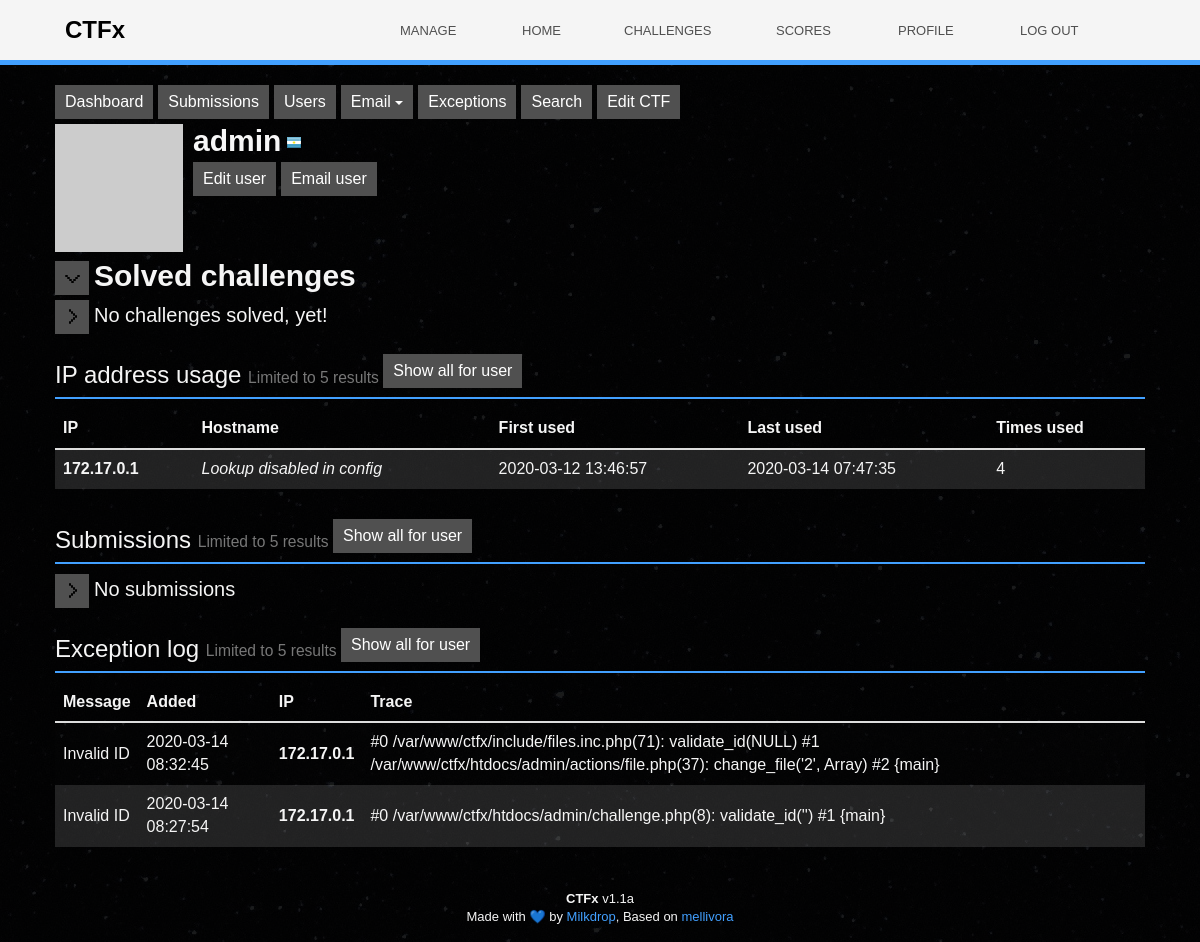
Screenshot of /admin/user.php?id=1 (signed in) with the database file from the repository.
### tables this page shows
CREATE TABLE users (
  id int(10) unsigned NOT NULL AUTO_INCREMENT,
  email varchar(255) NOT NULL,
  team_name varchar(255) NOT NULL,
  added int(10) unsigned NOT NULL,
  last_active int(10) unsigned NOT NULL DEFAULT '0',
  passhash varchar(255) NOT NULL,
  download_key char(64) NOT NULL,
  class tinyint(4) NOT NULL DEFAULT '0',
  enabled tinyint(1) NOT NULL DEFAULT '1',
  user_type tinyint(3) unsigned NOT NULL DEFAULT '0',
  competing tinyint(1) NOT NULL DEFAULT '1',
  country_id smallint(5) unsigned NOT NULL,
  2fa_status enum('disabled','generated','enabled') NOT NULL DEFAULT 'disabled',
  PRIMARY KEY (id),
  UNIQUE KEY email (email),
  UNIQUE KEY team_name (team_name),
  UNIQUE KEY (download_key)
);

CREATE TABLE ip_log (
  id int(10) unsigned NOT NULL AUTO_INCREMENT,
  user_id int(10) unsigned NOT NULL,
  added int(10) unsigned NOT NULL,
  last_used int(10) unsigned NOT NULL,
  ip int(10) unsigned NOT NULL,
  times_used int(10) unsigned NOT NULL DEFAULT '1',
  PRIMARY KEY (id),
  UNIQUE KEY user_ip (user_id,ip)
);

CREATE TABLE exceptions (
  id int(10) unsigned NOT NULL AUTO_INCREMENT,
  added int(10) unsigned NOT NULL,
  added_by int(10) unsigned NOT NULL,
  message varchar(255) NOT NULL,
  `code` varchar(10) NOT NULL,
  trace text NOT NULL,
  `file` varchar(255) NOT NULL,
  line int(10) unsigned NOT NULL,
  user_ip int(10) unsigned NOT NULL,
  user_agent text NOT NULL,
  unread BOOLEAN NOT NULL DEFAULT TRUE,
PRIMARY KEY (id)
);

### include/db.inc.php (called while the page is built, shortened)
<?php
$db = null;
function get_global_db_pdo() {
    global $db;
    if ($db === null) {
        try {
            $db = new PDO(
                Config::get('MELLIVORA_CONFIG_DB_ENGINE').':' .
                'host='.Config::get('MELLIVORA_CONFIG_DB_HOST').';' .
                'port='.Config::get('MELLIVORA_CONFIG_DB_PORT').';' .
                'dbname='.Config::get('MELLIVORA_CONFIG_DB_NAME').';' .
                'charset=utf8', Config::get('MELLIVORA_CONFIG_DB_USER'),
                Config::get('MELLIVORA_CONFIG_DB_PASSWORD')
            );
            $db->setAttribute(PDO::ATTR_ERRMODE, PDO::ERRMODE_EXCEPTION);
            $db->setAttribute(PDO::ATTR_EMULATE_PREPARES, false);
        } catch (Exception $e) {
            message_inline('Caught exception connecting to database', "red");
            throw $e;
        }
    }
    return $db;
}
function db_query_fetch_one ($query, array $values = null) {
    return db_query($query, $values, false);
}
function db_query_fetch_all ($query, array $values = null) {
    return db_query($query, $values, true);
}
function db_query ($query, array $values = null, $all = true) {
    $db = get_global_db_pdo();
    try {
        if (!empty($values)) {
            $stmt = $db->prepare($query);
            $stmt->execute($values);
        }
        else {
            $stmt = $db->query($query);
        }
        if ($all === true) {
            return $stmt->fetchAll(PDO::FETCH_ASSOC);
        }
        else if ($all === false) {
            return $stmt->fetch(PDO::FETCH_ASSOC);
        }
    } catch (PDOException $e) {
        sql_exception($e);
    }
}

### include/Config.php (called while the page is built, shortened)
<?php
abstract class Config {
    static private $config = array();
    public static function get($key) {
        return self::$config[$key];
    }
    public static function set($key, $value) {
        return self::$config[$key] = $value;
    }
    private static function allow_env_override($key) {
        if (!defined('RESTRICT_ENV_CONFIG_OVERRIDE')) {
            return true;
        }
        return in_array($key, RESTRICT_ENV_CONFIG_OVERRIDE) || in_array('*', RESTRICT_ENV_CONFIG_OVERRIDE);
    }
}

### include/general.inc.php (called while the page is built, shortened)
<?php
function date_time($timestamp = false, $specific = 6) {
    $specific = substr('Y-m-d H:i:s', 0, ($specific*2)-1);
    return date($specific, $timestamp);
}

### htdocs/admin/user.php (the view, shortened to what this page needs)
<?php
$user = db_query_fetch_one('
    SELECT
        u.id,
        u.team_name,
        u.email,
        u.competing,
        co.country_name,
        co.country_code
    FROM users AS u
    LEFT JOIN countries AS co ON co.id = u.country_id
    WHERE
      u.id = :user_id',
    array('user_id' => $_GET['id'])
);
$avatarURL = "https://www.gravatar.com/avatar/" . md5 ($user["email"]) . "?s=128&d=mp";
echo '<div class="user-profile">
    <div class="user-image" style="background-image:url(\'', htmlspecialchars ($avatarURL), '\')"></div>',
    '<div class="user-description">
        <h2><a style="color:#F7F7F7" href="/user.php?id=',htmlspecialchars($user['id']),'">',
            htmlspecialchars ($user["team_name"]), country_flag_link($user['country_name'], $user['country_code'], true),
        '</a></h2>',
        spacer (),
        '<h4>',button_link('Edit user', 'edit_user?id='.htmlspecialchars($user['id'])), button_link('Email user', 'new_email?to='.htmlspecialchars($user['email'])),'</h4>';
echo '</div>
</div>';
print_solved_challenges($_GET['id']);
print_user_ip_log($_GET['id'], 5);
print_user_exception_log($_GET['id'], 5);

### include/layout/user.inc.php (shortened to what this page needs)
<?php
function print_solved_challenges($user_id) {
    $submissions = db_query_fetch_all('
        SELECT
           s.added,
           ((SELECT COUNT(*) FROM submissions AS ss WHERE ss.correct = 1 AND ss.added < s.added AND ss.challenge=s.challenge)+1) AS pos,
           ch.id AS challenge_id,
           ch.available_from,
           ch.title,
           ch.points,
           ca.title AS category_title
        FROM submissions AS s
        LEFT JOIN challenges AS ch ON ch.id = s.challenge
        LEFT JOIN categories AS ca ON ca.id = ch.category
        WHERE
           s.correct = 1 AND
           s.user_id = :user_id AND
           ch.exposed = 1 AND
           ca.exposed = 1
        ORDER BY s.added DESC',
        array(
            'user_id'=>$user_id
        )
    );
    if (count($submissions)) {
        echo '
      <table class="table table-striped table-hover">
        <thead>
          <tr>
            <th>', lang_get('challenge'), '</th>
            <th>', lang_get('solved'), '</th>
            <th>', lang_get('points'), '</th>
          </tr>
        </thead>
        <tbody>
       ';
        foreach ($submissions as $submission) {
            echo '
              <tr>
                <td>
                    <a href="',Config::get('MELLIVORA_CONFIG_SITE_URL'),'challenge?id=', htmlspecialchars($submission['challenge_id']), '">
                    ', htmlspecialchars($submission['title']), '
                    </a> (', htmlspecialchars($submission['category_title']), ')
                </td>
                <td>
                    ', get_position_medal($submission['pos'], true), '
                    ', time_elapsed($submission['added'], $submission['available_from']), ' ', lang_get('after_release'), ' (', date_time($submission['added']), ')
                </td>
                <td>', number_format($submission['points']), '</td>
              </tr>
              ';
        }
        echo '
        </tbody>
      </table>
          ';
    }
    else {
        message_inline(lang_get('no_challenges_solved'));
    }
}
function print_user_submissions($user_id, $limit = false) {
    $submissions = db_query_fetch_all('
        SELECT
           s.id,
           u.id AS user_id,
           u.team_name,
           s.added,
           s.correct,
           s.flag,
           c.id AS challenge_id,
           c.title AS challenge_title
        FROM submissions AS s
        LEFT JOIN users AS u on s.user_id = u.id
        LEFT JOIN challenges AS c ON c.id = s.challenge
        WHERE user_id = :user_id
        ORDER BY s.added DESC
        LIMIT '.$limit,
        array(
            'user_id' => $user_id
        )
    );
    if (empty ($submissions)) {
      return;
    }
}
function print_user_exception_log($user_id, $limit = false) {
    $exceptions = db_query_fetch_all('
        SELECT
           e.id,
           e.message,
           e.added,
           e.added_by,
           e.trace,
           INET_NTOA(e.user_ip) AS user_ip,
           u.team_name
        FROM exceptions AS e
        LEFT JOIN users AS u ON u.id = e.added_by
        WHERE e.added_by = :user_id
        ORDER BY e.id DESC
        '.($limit ? 'LIMIT '.$limit : ''),
        array(
            'user_id'=>$user_id
        )
    );
    echo '
    <table id="hints" class="table table-striped table-hover">
      <thead>
        <tr>
          <th>Message</th>
          <th>Added</th>
          <th>IP</th>
          <th>Trace</th>
        </tr>
      </thead>
      <tbody>
    ';
    foreach ($exceptions as $exception) {
            echo '
    <tr>
        <td>', htmlspecialchars($exception['message']), '</td>
        <td>', date_time($exception['added']), '</td>
        <td><a href="/admin/ip_log.php?ip=', htmlspecialchars($exception['user_ip']), '">', htmlspecialchars($exception['user_ip']), '</a></td>
        <td>', htmlspecialchars($exception['trace']), '</td>
    </tr>
    ';
    }
    echo '</tbody>
    </table>';
}
function print_user_ip_log($user_id, $limit = 0) {
    echo '
        <table id="files" class="table table-striped table-hover">
          <thead>
            <tr>
              <th>IP</th>
              <th>Hostname</th>
              <th>First used</th>
              <th>Last used</th>
              <th>Times used</th>
            </tr>
          </thead>
          <tbody>
        ';
    $entries = db_query_fetch_all('
        SELECT
            INET_NTOA(ip) AS ip,
            added,
            last_used,
            times_used
        FROM ip_log
        WHERE user_id = :user_id
        ORDER BY last_used DESC
        '.($limit ? 'LIMIT '.$limit : ''),
        array(
            'user_id'=>$user_id
        )
    );
    foreach($entries as $entry) {
        echo '
        <tr>
            <td><a href="/admin/ip_log.php?ip=',htmlspecialchars($entry['ip']),'">',htmlspecialchars($entry['ip']),'</a></td>
            <td>',(Config::get('MELLIVORA_CONFIG_GET_IP_HOST_BY_ADDRESS') ? htmlspecialchars(gethostbyaddr($entry['ip'])) : '<i>Lookup disabled in config</i>'),'</td>
            <td>',date_time($entry['added']),'</td>
            <td>',date_time($entry['last_used']),'</td>
            <td>',number_format($entry['times_used']),'</td>
        </tr>
        ';
    }
    echo '
          </tbody>
        </table>
         ';
}

### rows the page displays
users: team_name "admin"
ip_log: ip "172.17.0.1", added "2020-03-12 13:46:57", last_used "2020-03-14 07:47:35", times_used "4"
exceptions: message "Invalid ID", added "2020-03-14 08:32:45", user_ip "172.17.0.1", trace "#0 /var/www/ctfx/include/files.inc.php(71): validate_id(NULL) #1 /var/www/ctfx/htdocs/admin/actions/file.php(37): change_file('2', Array) #2 {main}"
exceptions: message "Invalid ID", added "2020-03-14 08:27:54", user_ip "172.17.0.1", trace "#0 /var/www/ctfx/htdocs/admin/challenge.php(8): validate_id('') #1 {main}"

### other values shown
Config::get('MELLIVORA_CONFIG_SITE_NAME') "CTFx"
lang_get('manage') "MANAGE"
lang_get('home') "HOME"
lang_get('challenges') "CHALLENGES"
lang_get('scores') "SCORES"
lang_get('profile') "PROFILE"
lang_get('log_out') "LOG OUT"
$name "Dashboard Submissions Users Exceptions Search Edit CTF"
$name "Email"
$text "Edit user Email user Show all for user Show all for user Show all for user"
$title "Solved challenges"
$message "No challenges solved, yet! No submissions"
$title "IP address usage Submissions Exception log"
$tagline "Limited to 5 results Limited to 5 results Limited to 5 results"
